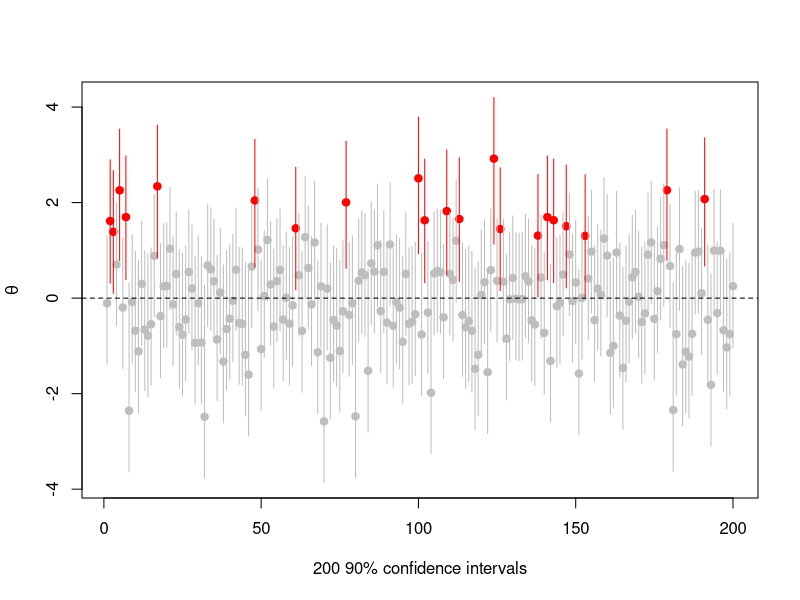
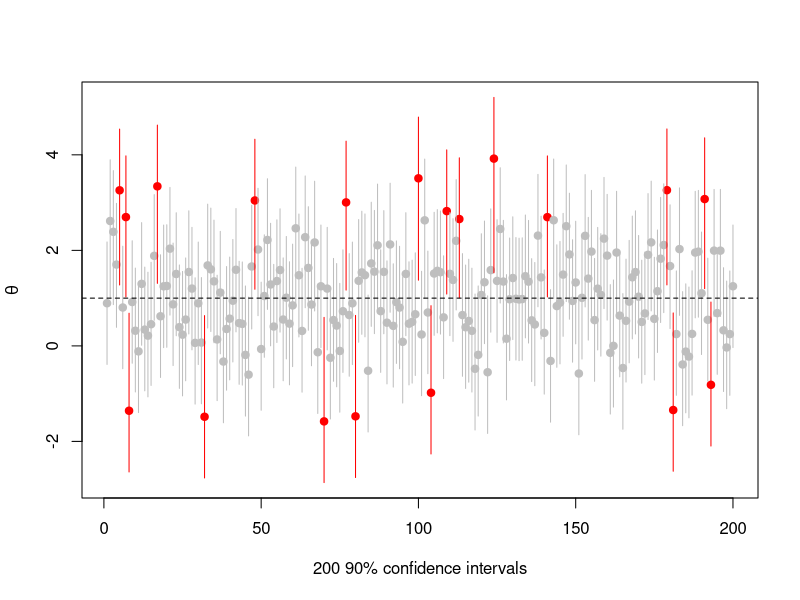
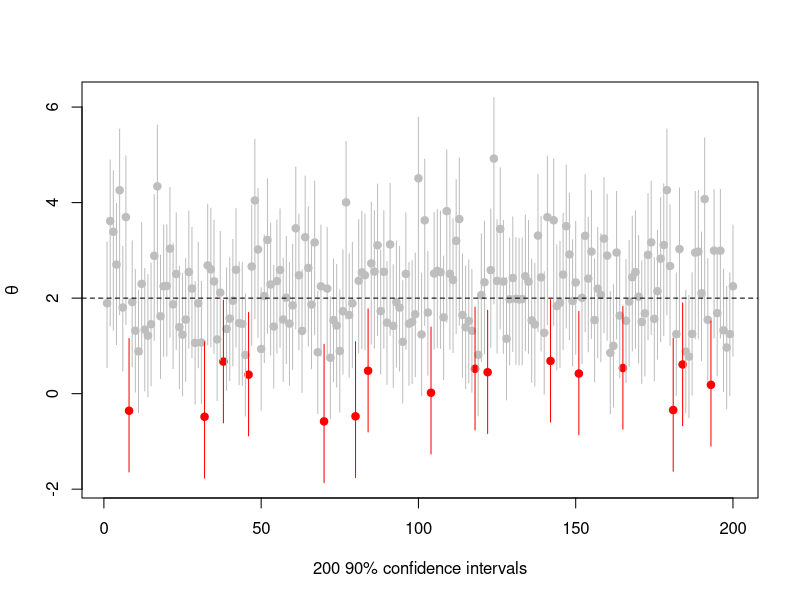
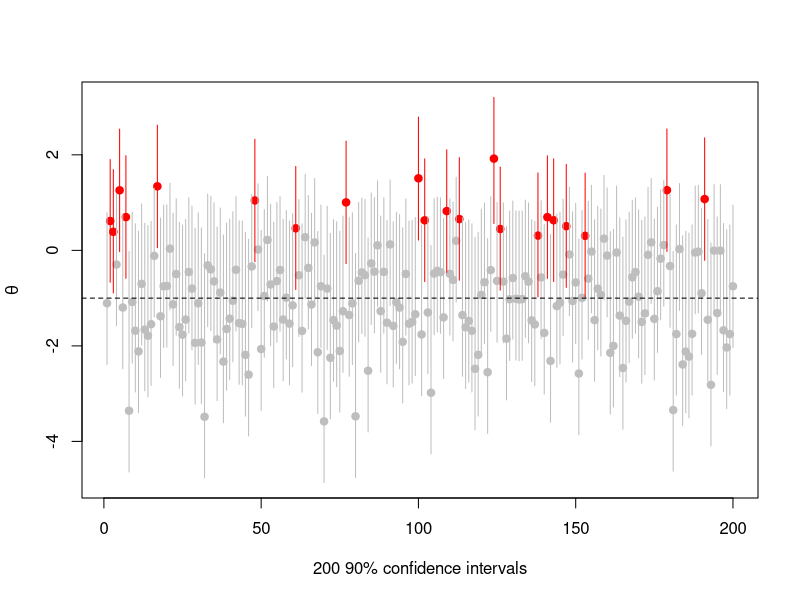

Write R code to recreate these figures, in order.
## ---- chunk 1
make.s<-function(mu, sigma,tau2,alpha){
	g<-make.g(alpha)
	ginv<-make.ginv(alpha)
	
	function(theta) ginv(2*sigma*(theta-mu)/tau2)
}

make.g<-function(alpha){
	function(omega)	qnorm(alpha*omega)-qnorm(alpha*(1-omega))
}
make.ginv<-function(alpha){
	g<-function(omega)	qnorm(alpha*omega)-qnorm(alpha*(1-omega))
	function(x){
		f<-function(omega) g(omega)-x
		if (x<0) {
	 		uniroot(f,c(pnorm(x/alpha),0.5))$root
		} else if (x==0) {
			0.5
		} else 
			uniroot(f,c(0.5,pnorm(x/alpha)))$root
	}
}

ci<-function(y, sigma, s,alpha){

	f_low<-function(theta) theta-(y+sigma*qnorm(alpha*(1-s(theta))))
	f_up<-function(theta) (y+sigma*qnorm(1-alpha*s(theta)))-theta

	low0<-y+qnorm(alpha/2)*sigma
	low1<-low0
	low<-if (f_low(low1)>0){
		while(f_low(low1)>0) low1<- y+(low1-y)*2
		uniroot(f_low,c(low1,low0))$root
	} else{
		uniroot(f_low,c(low0,y))$root
	}
	hi0<-y+qnorm(1-alpha/2)*sigma
	hi1<-hi0
	high<-if (f_up(hi1)>0){
		while(f_up(hi1)>0) hi1<- y+(hi1-y)*2
		uniroot(f_up,c(hi0,hi1))$root
	} else{
		uniroot(f_up,c(y,hi0))$root
	}
	
	c(low,high)
}
## ---- chunk 2
set.seed(2019-6-11)
s<-make.s(1,1,1,.1)
rr<-replicate(200,{a<-rnorm(1);c(a,ci(a,1, s, 0.1))})
cover<-(rr[2,]<0) & (rr[3,]>0)
plot(1:200, rr[1,],ylim=range(rr),pch=19,col=ifelse(cover,"grey","red"),
ylab=expression(theta),xlab="200 90% confidence intervals")
segments(1:200,y0=rr[2,],y1=rr[3,],col=ifelse(cover,"grey","red"))
abline(h=0,lty=2)
## ---- chunk 3
set.seed(2019-6-11)
s<-make.s(1,1,1,.1)
rr<-replicate(200,{a<-rnorm(1,1);c(a,ci(a,1, s, 0.1))})
cover<-(rr[2,]<1) & (rr[3,]>1)
plot(1:200, rr[1,],ylim=range(rr),pch=19,col=ifelse(cover,"grey","red"),
ylab=expression(theta),xlab="200 90% confidence intervals")
segments(1:200,y0=rr[2,],y1=rr[3,],col=ifelse(cover,"grey","red"))
abline(h=1,lty=2)
## ---- chunk 4
set.seed(2019-6-11)
s<-make.s(1,1,1,.1)
rr<-replicate(200,{a<-rnorm(1,2);c(a,ci(a,1, s, 0.1))})
cover<-(rr[2,]<2) & (rr[3,]>2)
plot(1:200, rr[1,],ylim=range(rr),pch=19,col=ifelse(cover,"grey","red"),
ylab=expression(theta),xlab="200 90% confidence intervals")
segments(1:200,y0=rr[2,],y1=rr[3,],col=ifelse(cover,"grey","red"))
abline(h=2,lty=2)
## ---- chunk 5
set.seed(2019-6-11)
s<-make.s(1,1,1,.1)
rr<-replicate(200,{a<-rnorm(1,-1);c(a,ci(a,1, s, 0.1))})
cover<-(rr[2,]< -1) & (rr[3,]> -1)
plot(1:200, rr[1,],ylim=range(rr),pch=19,col=ifelse(cover,"grey","red"),
ylab=expression(theta),xlab="200 90% confidence intervals")
segments(1:200,y0=rr[2,],y1=rr[3,],col=ifelse(cover,"grey","red"))
abline(h=-1,lty=2)
